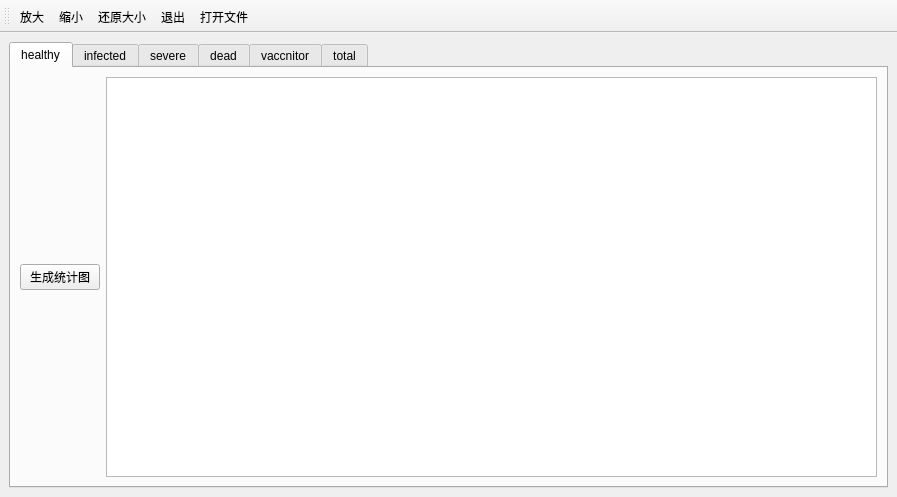
<?xml version="1.0" encoding="UTF-8"?>
<ui version="4.0">
 <class>statistics</class>
 <widget class="QMainWindow" name="statistics">
  <property name="geometry">
   <rect>
    <x>0</x>
    <y>0</y>
    <width>897</width>
    <height>497</height>
   </rect>
  </property>
  <property name="windowTitle">
   <string>MainWindow</string>
  </property>
  <property name="toolButtonStyle">
   <enum>Qt::ToolButtonTextUnderIcon</enum>
  </property>
  <widget class="QWidget" name="centralwidget">
   <layout class="QVBoxLayout" name="verticalLayout_2">
    <item>
     <widget class="QTabWidget" name="tabWidget">
      <property name="currentIndex">
       <number>0</number>
      </property>
      <widget class="QWidget" name="healthy">
       <attribute name="title">
        <string>healthy</string>
       </attribute>
       <layout class="QHBoxLayout" name="horizontalLayout_2">
        <item>
         <widget class="QPushButton" name="pushButton">
          <property name="text">
           <string>生成统计图</string>
          </property>
         </widget>
        </item>
        <item>
         <widget class="QChartView" name="chartview"/>
        </item>
       </layout>
      </widget>
      <widget class="QWidget" name="infected">
       <attribute name="title">
        <string>infected</string>
       </attribute>
       <layout class="QHBoxLayout" name="horizontalLayout_3">
        <item>
         <widget class="QPushButton" name="pushButton_2">
          <property name="text">
           <string>生成统计图</string>
          </property>
         </widget>
        </item>
        <item>
         <widget class="QChartView" name="chartview_2"/>
        </item>
       </layout>
      </widget>
      <widget class="QWidget" name="severe">
       <attribute name="title">
        <string>severe</string>
       </attribute>
       <layout class="QHBoxLayout" name="horizontalLayout_4">
        <item>
         <widget class="QPushButton" name="pushButton_3">
          <property name="text">
           <string>生成统计图</string>
          </property>
         </widget>
        </item>
        <item>
         <widget class="QChartView" name="chartview_3"/>
        </item>
       </layout>
      </widget>
      <widget class="QWidget" name="dead">
       <attribute name="title">
        <string>dead</string>
       </attribute>
       <layout class="QHBoxLayout" name="horizontalLayout_5">
        <item>
         <widget class="QPushButton" name="pushButton_4">
          <property name="text">
           <string>生成统计图</string>
          </property>
         </widget>
        </item>
        <item>
         <widget class="QChartView" name="chartview_4"/>
        </item>
       </layout>
      </widget>
      <widget class="QWidget" name="vaccnitor">
       <attribute name="title">
        <string>vaccnitor</string>
       </attribute>
       <layout class="QHBoxLayout" name="horizontalLayout_6">
        <item>
         <widget class="QPushButton" name="pushButton_5">
          <property name="text">
           <string>生成统计图</string>
          </property>
         </widget>
        </item>
        <item>
         <widget class="QChartView" name="chartview_5"/>
        </item>
       </layout>
      </widget>
      <widget class="QWidget" name="total">
       <attribute name="title">
        <string>total</string>
       </attribute>
       <layout class="QHBoxLayout" name="horizontalLayout">
        <item>
         <widget class="QPushButton" name="pushButton_6">
          <property name="text">
           <string>生成统计图</string>
          </property>
         </widget>
        </item>
        <item>
         <widget class="QChartView" name="chartview_6"/>
        </item>
       </layout>
      </widget>
     </widget>
    </item>
   </layout>
  </widget>
  <widget class="QToolBar" name="toolBar">
   <property name="windowTitle">
    <string>toolBar</string>
   </property>
   <attribute name="toolBarArea">
    <enum>TopToolBarArea</enum>
   </attribute>
   <attribute name="toolBarBreak">
    <bool>false</bool>
   </attribute>
   <addaction name="actionZoomIn"/>
   <addaction name="actionZoomOut"/>
   <addaction name="actionZoomReset"/>
   <addaction name="actionQuit"/>
   <addaction name="actionopen"/>
  </widget>
  <action name="actionZoomIn">
   <property name="icon">
    <iconset resource="res.qrc">
     <normaloff>:/File_Sourse/8ca9f9178df2980622c4759f44b77a8b.jpeg</normaloff>:/File_Sourse/8ca9f9178df2980622c4759f44b77a8b.jpeg</iconset>
   </property>
   <property name="text">
    <string>放大</string>
   </property>
   <property name="toolTip">
    <string>放大</string>
   </property>
  </action>
  <action name="actionZoomOut">
   <property name="icon">
    <iconset resource="res.qrc">
     <normaloff>:/File_Sourse/42959ffa6c1008476210e70e55637ddd.jpeg</normaloff>:/File_Sourse/42959ffa6c1008476210e70e55637ddd.jpeg</iconset>
   </property>
   <property name="text">
    <string>缩小</string>
   </property>
  </action>
  <action name="actionQuit">
   <property name="icon">
    <iconset resource="res.qrc">
     <normaloff>:/File_Sourse/f3d01af2046a8431bafc3385665ad5f7.jpeg</normaloff>:/File_Sourse/f3d01af2046a8431bafc3385665ad5f7.jpeg</iconset>
   </property>
   <property name="text">
    <string>退出</string>
   </property>
  </action>
  <action name="actionZoomReset">
   <property name="icon">
    <iconset resource="res.qrc">
     <normaloff>:/File_Sourse/75d955e9d1dadcc7df4373be2c5faf19.jpeg</normaloff>:/File_Sourse/75d955e9d1dadcc7df4373be2c5faf19.jpeg</iconset>
   </property>
   <property name="text">
    <string>还原大小</string>
   </property>
  </action>
  <action name="actionopen">
   <property name="icon">
    <iconset resource="res.qrc">
     <normaloff>:/File_Sourse/16aeb5df08ad511acd8f142c8383adcf.jpeg</normaloff>:/File_Sourse/16aeb5df08ad511acd8f142c8383adcf.jpeg</iconset>
   </property>
   <property name="text">
    <string>打开文件</string>
   </property>
  </action>
 </widget>
 <customwidgets>
  <customwidget>
   <class>QChartView</class>
   <extends>QGraphicsView</extends>
   <header location="global">qchartview.h</header>
  </customwidget>
 </customwidgets>
 <resources>
  <include location="res.qrc"/>
 </resources>
 <connections/>
</ui>
